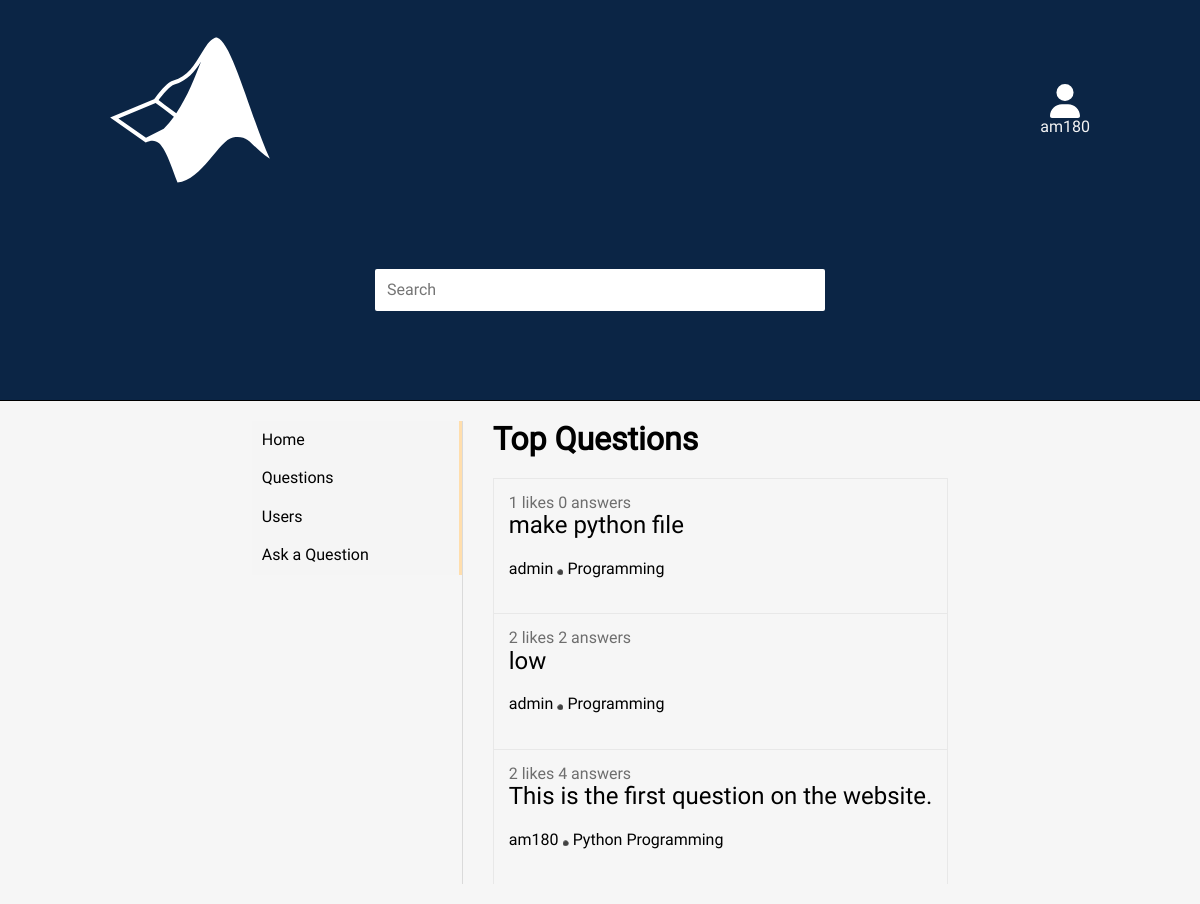
The page / (signed in) on the database its author committed.
### stack_eng/models.py (models this page shows, shortened)
class Question(models.Model):
    title = models.CharField(max_length=200)
    question_text = models.CharField(max_length=1500)
    publisher = models.ForeignKey(User, on_delete=models.CASCADE, related_name='question')
    views = models.IntegerField(default=0)
    image = models.ImageField(upload_to='images/questions/%y/%m/%d', blank=True, null=True)
    subject = models.CharField(max_length=50)
    pub_date = models.DateTimeField(default= datetime.now())
    slug = models.SlugField(blank=True, null=True)

### stack_eng/views.py (the view)
# urls.py: path('', views.home, name='home'),
def home(request):
    user = request.user
    questions = Question.objects.annotate(number_of_answers=Count('answer', distinct=True), num_of_likes=Count('question_like', distinct=True))
    likes = None
    like_status = False
    if QuestionLike.objects.filter(liked_by=user):
        likes = QuestionLike.objects.filter(liked_by = user)
        like_status = True
    return render(request, 'home.html', {'user':user, 'questions':questions, 'likes':likes, 'like_status':like_status})

### templates/home.html (shortened to what this page needs)
{% extends 'main.html' %}
{% load static%}
{% block content %}
<link rel='stylesheet' href="{% static 'stylesheets/home.css' %}">
{% include 'navbar.html' %}
<div class="questions">
    <h1>Top Questions</h1>
    {% for question in questions %}
    <div class="question">
        <section class="stats">
            {{question.num_of_likes}} likes {{question.number_of_answers}} answers
        </section>
        <a class="title" href="{% url 'question' question.pk %}">{{question.title}}</a>
        <section class="user_details">
            <a>{{question.publisher}}</a> <span style='font-size:5px;'>&#9899;</span> {{question.subject}}
        </section>
    </div>
    {% endfor %}
</div>
{% endblock  %}

### templates/main.html (shortened to what this page needs)
{% load static %}
<!DOCTYPE html>
<html lang="en">
<head>
    <link rel="stylesheet" href="{% static 'stylesheets/normalize.css'%}">
    <link rel="stylesheet" href="{% static 'stylesheets/main.css'%}">
    <link rel="stylesheet" href="{% static 'stylesheets/home.css'%}">
</head>
<body>
<div class="container">
    <div class="header">
        <img src="{% static 'SVGs/matlab-svgrepo-com.svg' %}" class="logo">
        {% if user.is_authenticated %}
            <section class="userlist">
                <img src="{% static 'SVGs/user.svg' %}" width="30px">
                {{user.username}}
            </section>
        {% else %}
            <section class="links">
                <a href="{% url 'login' %}">Login</a>
                <a href="{% url 'sign_up' %}">Sign up</a>
            </section>
        {% endif %}
        <input type="search" placeholder="Search" id='search'>
    </div>
    <div class="content">
        {% block content %}
        {% endblock %}
    </div>
</div>
</body>
</html>

### static/stylesheets/main.css (style rules this page uses)
* { margin: 0; padding: 0; }
.container { font-family: roboto, serif; }
body { background-color: #f6f6f6; }
.content { display: flex; justify-content: center; padding: 20px; background-color: #f6f6f6; }
.header { background-color: #0B2545; background-size: cover; display: flex; flex-direction: column; justify-content: center; align-items: center; border-bottom: 1px solid black; padding: 20px 100px; color: whitesmoke; }
input[type='search'] { width: 45%; padding: 12px; border-radius: 2px; border: none; margin: 10px; grid-column: 1/3; }
.logo { margin: 10px; width: 160px; margin: 10px auto 10px 10px; }
a { text-decoration: none; color: navajowhite; }
.userlist { padding: 10px; display: flex; flex-direction: column; align-items: center; margin-left: auto; }
.header { display: grid; grid-template-columns: 1fr 1fr; grid-template-rows: 1fr 1fr; justify-items: center; align-items: center; }

### static/stylesheets/home.css (style rules this page uses)
.content { flex-direction: row; }
.navbar, .questions { border-right: 1px solid #dadada; }
.questions { border-right: none; padding-left:30px; }
.questions h1 { margin: 0 0 20px; }
.question { border: 1px solid #e8e8e8; padding: 15px; border-bottom: none; }
.stats { color: #6e6e6e; }
.title { font-size: x-large; }
.user_details { margin: 20px 0; font-size: math; }
.content a { color: black }

### rows shown on the page
Question: num_of_likes "1", number_of_answers "0", title "make python file", publisher "admin", subject "Programming"
Question: num_of_likes "2", number_of_answers "2", title "low", publisher "admin", subject "Programming"
Question: num_of_likes "2", number_of_answers "4", title "This is the first question on the website.", publisher "am180", subject "Python Programming"

### other values the page prints
{{ user.username }} "am180"
